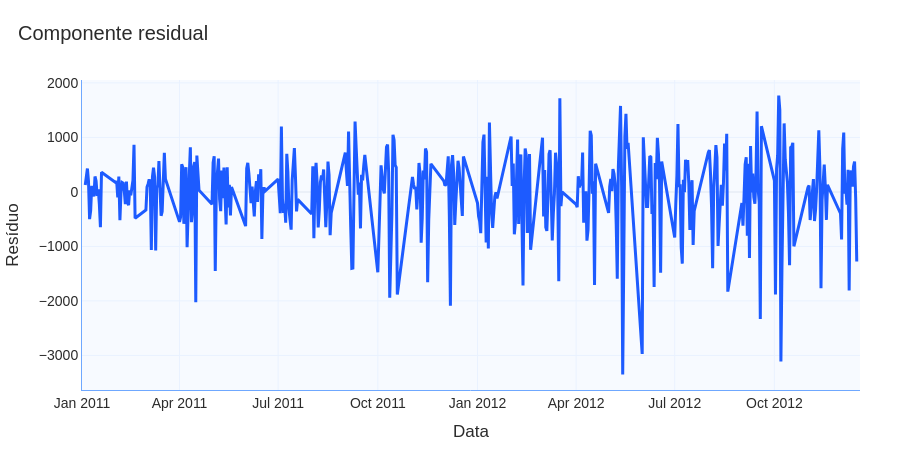

Write notebook code for a chart like this one.
### Markdown cell above
### 03.09 Visualizar resíduo

### Code cell
fig = grafico_linha_padrao(
    df=componentes,
    x="data_hora",
    y="residuo",
    titulo="Componente residual",
    labels={
        "data_hora": "Data",
        "residuo": "Resíduo"
    },
    altura=450
)

fig.show()

### Figure 1 — Plotly figure (JSON) as saved in the notebook; plotly's stock layout.template omitted (floating-point values rounded to 4 significant figures; data arrays with more than 128 entries replaced by an {"elided": "..."} marker saying what was removed)
{"data": [{"hovertemplate": "Data=%{x}<br>Resíduo=%{y}<extra></extra>", "legendgroup": "", "line": {"color": "#1D5BFF", "dash": "solid", "width": 3}, "marker": {"symbol": "circle"}, "mode": "lines", "name": "", "orientation": "v", "showlegend": false, "type": "scatter", "x": {"elided": "456 str values"}, "xaxis": "x", "y": {"elided": "456 float values"}, "yaxis": "y"}], "layout": {"colorway": ["#1D5BFF", "#123C8C", "#6FA8FF", "#4C78A8", "#7DA6FF", "#9EC5FF"], "font": {"color": "#2B2B2B", "family": "Arial, sans-serif", "size": 14}, "height": 450, "hovermode": "x unified", "legend": {"orientation": "h", "tracegroupgap": 0, "x": 1, "xanchor": "right", "y": 1.02, "yanchor": "bottom"}, "margin": {"b": 60, "l": 60, "r": 40, "t": 80}, "paper_bgcolor": "#FFFFFF", "plot_bgcolor": "#F7FAFF", "title": {"text": "Componente residual", "x": 0.02}, "xaxis": {"anchor": "y", "domain": [0, 1], "gridcolor": "#EAF2FF", "linecolor": "#6FA8FF", "showgrid": true, "tickfont": {"color": "#2B2B2B"}, "title": {"font": {"color": "#2B2B2B"}, "text": "Data"}}, "yaxis": {"anchor": "x", "domain": [0, 1], "gridcolor": "#EAF2FF", "linecolor": "#6FA8FF", "showgrid": true, "tickfont": {"color": "#2B2B2B"}, "title": {"font": {"color": "#2B2B2B"}, "text": "Resíduo"}}}}
